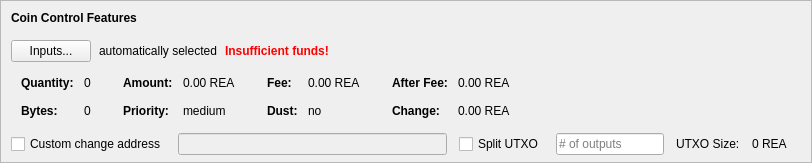
    <widget class="QFrame" name="frameCoinControl">
     <property name="sizePolicy">
      <sizepolicy hsizetype="Expanding" vsizetype="Expanding">
       <horstretch>0</horstretch>
       <verstretch>0</verstretch>
      </sizepolicy>
     </property>
     <property name="maximumSize">
      <size>
       <width>16777215</width>
       <height>16777215</height>
      </size>
     </property>
     <property name="frameShape">
      <enum>QFrame::StyledPanel</enum>
     </property>
     <property name="frameShadow">
      <enum>QFrame::Sunken</enum>
     </property>
     <layout class="QVBoxLayout" name="verticalLayoutCoinControl2">
      <property name="spacing">
       <number>0</number>
      </property>
      <property name="leftMargin">
       <number>0</number>
      </property>
      <property name="topMargin">
       <number>0</number>
      </property>
      <property name="rightMargin">
       <number>0</number>
      </property>
      <property name="bottomMargin">
       <number>6</number>
      </property>
      <item>
       <layout class="QVBoxLayout" name="verticalLayoutCoinControl" stretch="0,0,0,0,1">
        <property name="spacing">
         <number>0</number>
        </property>
        <property name="leftMargin">
         <number>10</number>
        </property>
        <property name="topMargin">
         <number>10</number>
        </property>
        <item>
         <layout class="QHBoxLayout" name="horizontalLayoutCoinControl1">
          <property name="bottomMargin">
           <number>15</number>
          </property>
          <item>
           <widget class="QLabel" name="labelCoinControlFeatures">
            <property name="sizePolicy">
             <sizepolicy hsizetype="Preferred" vsizetype="Maximum">
              <horstretch>0</horstretch>
              <verstretch>0</verstretch>
             </sizepolicy>
            </property>
            <property name="font">
             <font>
              <weight>75</weight>
              <bold>true</bold>
             </font>
            </property>
            <property name="styleSheet">
             <string notr="true">font-weight:bold;</string>
            </property>
            <property name="text">
             <string>Coin Control Features</string>
            </property>
           </widget>
          </item>
         </layout>
        </item>
        <item>
         <layout class="QHBoxLayout" name="horizontalLayoutCoinControl2" stretch="0,0,0,0">
          <property name="spacing">
           <number>8</number>
          </property>
          <property name="bottomMargin">
           <number>10</number>
          </property>
          <item>
           <widget class="QPushButton" name="pushButtonCoinControl">
            <property name="styleSheet">
             <string notr="true"/>
            </property>
            <property name="text">
             <string>Inputs...</string>
            </property>
            <property name="autoDefault">
             <bool>false</bool>
            </property>
           </widget>
          </item>
          <item>
           <widget class="QLabel" name="labelCoinControlAutomaticallySelected">
            <property name="text">
             <string>automatically selected</string>
            </property>
            <property name="margin">
             <number>5</number>
            </property>
           </widget>
          </item>
          <item>
           <widget class="QLabel" name="labelCoinControlInsuffFunds">
            <property name="font">
             <font>
              <weight>75</weight>
              <bold>true</bold>
             </font>
            </property>
            <property name="styleSheet">
             <string notr="true">color:red;font-weight:bold;</string>
            </property>
            <property name="text">
             <string>Insufficient funds!</string>
            </property>
            <property name="margin">
             <number>5</number>
            </property>
           </widget>
          </item>
          <item>
           <spacer name="horizontalSpacerCoinControl">
            <property name="orientation">
             <enum>Qt::Horizontal</enum>
            </property>
            <property name="sizeHint" stdset="0">
             <size>
              <width>40</width>
              <height>1</height>
             </size>
            </property>
           </spacer>
          </item>
         </layout>
        </item>
        <item>
         <widget class="QWidget" name="widgetCoinControl" native="true">
          <property name="sizePolicy">
           <sizepolicy hsizetype="Preferred" vsizetype="Preferred">
            <horstretch>0</horstretch>
            <verstretch>0</verstretch>
           </sizepolicy>
          </property>
          <property name="minimumSize">
           <size>
            <width>0</width>
            <height>0</height>
           </size>
          </property>
          <property name="styleSheet">
           <string notr="true"/>
          </property>
          <layout class="QHBoxLayout" name="horizontalLayoutCoinControl5">
           <property name="leftMargin">
            <number>0</number>
           </property>
           <property name="topMargin">
            <number>0</number>
           </property>
           <property name="rightMargin">
            <number>0</number>
           </property>
           <property name="bottomMargin">
            <number>0</number>
           </property>
           <item>
            <layout class="QHBoxLayout" name="horizontalLayoutCoinControl3" stretch="0,0,0,1">
             <property name="spacing">
              <number>20</number>
             </property>
             <property name="topMargin">
              <number>0</number>
             </property>
             <property name="bottomMargin">
              <number>10</number>
             </property>
             <item>
              <layout class="QFormLayout" name="formLayoutCoinControl1">
               <property name="horizontalSpacing">
                <number>10</number>
               </property>
               <property name="verticalSpacing">
                <number>14</number>
               </property>
               <property name="leftMargin">
                <number>10</number>
               </property>
               <property name="topMargin">
                <number>4</number>
               </property>
               <property name="rightMargin">
                <number>6</number>
               </property>
               <item row="0" column="0">
                <widget class="QLabel" name="labelCoinControlQuantityText">
                 <property name="font">
                  <font>
                   <weight>75</weight>
                   <bold>true</bold>
                  </font>
                 </property>
                 <property name="text">
                  <string>Quantity:</string>
                 </property>
                 <property name="margin">
                  <number>0</number>
                 </property>
                </widget>
               </item>
               <item row="0" column="1">
                <widget class="QLabel" name="labelCoinControlQuantity">
                 <property name="cursor">
                  <cursorShape>IBeamCursor</cursorShape>
                 </property>
                 <property name="contextMenuPolicy">
                  <enum>Qt::ActionsContextMenu</enum>
                 </property>
                 <property name="text">
                  <string notr="true">0</string>
                 </property>
                 <property name="margin">
                  <number>0</number>
                 </property>
                 <property name="textInteractionFlags">
                  <set>Qt::LinksAccessibleByMouse|Qt::TextSelectableByKeyboard|Qt::TextSelectableByMouse</set>
                 </property>
                </widget>
               </item>
               <item row="1" column="0">
                <widget class="QLabel" name="labelCoinControlBytesText">
                 <property name="font">
                  <font>
                   <weight>75</weight>
                   <bold>true</bold>
                  </font>
                 </property>
                 <property name="text">
                  <string>Bytes:</string>
                 </property>
                </widget>
               </item>
               <item row="1" column="1">
                <widget class="QLabel" name="labelCoinControlBytes">
                 <property name="cursor">
                  <cursorShape>IBeamCursor</cursorShape>
                 </property>
                 <property name="contextMenuPolicy">
                  <enum>Qt::ActionsContextMenu</enum>
                 </property>
                 <property name="text">
                  <string notr="true">0</string>
                 </property>
                 <property name="textInteractionFlags">
                  <set>Qt::LinksAccessibleByMouse|Qt::TextSelectableByKeyboard|Qt::TextSelectableByMouse</set>
                 </property>
                </widget>
               </item>
              </layout>
             </item>
             <item>
              <layout class="QFormLayout" name="formLayoutCoinControl2">
               <property name="horizontalSpacing">
                <number>10</number>
               </property>
               <property name="verticalSpacing">
                <number>14</number>
               </property>
               <property name="leftMargin">
                <number>6</number>
               </property>
               <property name="topMargin">
                <number>4</number>
               </property>
               <property name="rightMargin">
                <number>6</number>
               </property>
               <item row="0" column="0">
                <widget class="QLabel" name="labelCoinControlAmountText">
                 <property name="font">
                  <font>
                   <weight>75</weight>
                   <bold>true</bold>
                  </font>
                 </property>
                 <property name="text">
                  <string>Amount:</string>
                 </property>
                 <property name="margin">
                  <number>0</number>
                 </property>
                </widget>
               </item>
               <item row="0" column="1">
                <widget class="QLabel" name="labelCoinControlAmount">
                 <property name="cursor">
                  <cursorShape>IBeamCursor</cursorShape>
                 </property>
                 <property name="contextMenuPolicy">
                  <enum>Qt::ActionsContextMenu</enum>
                 </property>
                 <property name="text">
                  <string notr="true">0.00 REA</string>
                 </property>
                 <property name="textInteractionFlags">
                  <set>Qt::LinksAccessibleByMouse|Qt::TextSelectableByKeyboard|Qt::TextSelectableByMouse</set>
                 </property>
                </widget>
               </item>
               <item row="1" column="0">
                <widget class="QLabel" name="labelCoinControlPriorityText">
                 <property name="font">
                  <font>
                   <weight>75</weight>
                   <bold>true</bold>
                  </font>
                 </property>
                 <property name="text">
                  <string>Priority:</string>
                 </property>
                </widget>
               </item>
               <item row="1" column="1">
                <widget class="QLabel" name="labelCoinControlPriority">
                 <property name="cursor">
                  <cursorShape>IBeamCursor</cursorShape>
                 </property>
                 <property name="contextMenuPolicy">
                  <enum>Qt::ActionsContextMenu</enum>
                 </property>
                 <property name="text">
                  <string>medium</string>
                 </property>
                 <property name="textInteractionFlags">
                  <set>Qt::LinksAccessibleByMouse|Qt::TextSelectableByKeyboard|Qt::TextSelectableByMouse</set>
                 </property>
                </widget>
               </item>
              </layout>
             </item>
             <item>
              <layout class="QFormLayout" name="formLayoutCoinControl3">
               <property name="horizontalSpacing">
                <number>10</number>
               </property>
               <property name="verticalSpacing">
                <number>14</number>
               </property>
               <property name="leftMargin">
                <number>6</number>
               </property>
               <property name="topMargin">
                <number>4</number>
               </property>
               <property name="rightMargin">
                <number>6</number>
               </property>
               <item row="0" column="0">
                <widget class="QLabel" name="labelCoinControlFeeText">
                 <property name="font">
                  <font>
                   <weight>75</weight>
                   <bold>true</bold>
                  </font>
                 </property>
                 <property name="text">
                  <string>Fee:</string>
                 </property>
                 <property name="margin">
                  <number>0</number>
                 </property>
                </widget>
               </item>
               <item row="0" column="1">
                <widget class="QLabel" name="labelCoinControlFee">
                 <property name="cursor">
                  <cursorShape>IBeamCursor</cursorShape>
                 </property>
                 <property name="contextMenuPolicy">
                  <enum>Qt::ActionsContextMenu</enum>
                 </property>
                 <property name="text">
                  <string notr="true">0.00 REA</string>
                 </property>
                 <property name="textInteractionFlags">
                  <set>Qt::LinksAccessibleByMouse|Qt::TextSelectableByKeyboard|Qt::TextSelectableByMouse</set>
                 </property>
                </widget>
               </item>
               <item row="1" column="0">
                <widget class="QLabel" name="labelCoinControlLowOutputText">
                 <property name="font">
                  <font>
                   <weight>75</weight>
                   <bold>true</bold>
                  </font>
                 </property>
                 <property name="text">
                  <string>Dust:</string>
                 </property>
                </widget>
               </item>
               <item row="1" column="1">
                <widget class="QLabel" name="labelCoinControlLowOutput">
                 <property name="cursor">
                  <cursorShape>IBeamCursor</cursorShape>
                 </property>
                 <property name="contextMenuPolicy">
                  <enum>Qt::ActionsContextMenu</enum>
                 </property>
                 <property name="text">
                  <string>no</string>
                 </property>
                 <property name="textInteractionFlags">
                  <set>Qt::LinksAccessibleByMouse|Qt::TextSelectableByKeyboard|Qt::TextSelectableByMouse</set>
                 </property>
                </widget>
               </item>
              </layout>
             </item>
             <item>
              <layout class="QFormLayout" name="formLayoutCoinControl4">
               <property name="horizontalSpacing">
                <number>10</number>
               </property>
               <property name="verticalSpacing">
                <number>14</number>
               </property>
               <property name="leftMargin">
                <number>6</number>
               </property>
               <property name="topMargin">
                <number>4</number>
               </property>
               <property name="rightMargin">
                <number>6</number>
               </property>
               <item row="0" column="0">
                <widget class="QLabel" name="labelCoinControlAfterFeeText">
                 <property name="font">
                  <font>
                   <weight>75</weight>
                   <bold>true</bold>
                  </font>
                 </property>
                 <property name="text">
                  <string>After Fee:</string>
                 </property>
                 <property name="margin">
                  <number>0</number>
                 </property>
                </widget>
               </item>
               <item row="0" column="1">
                <widget class="QLabel" name="labelCoinControlAfterFee">
                 <property name="cursor">
                  <cursorShape>IBeamCursor</cursorShape>
                 </property>
                 <property name="contextMenuPolicy">
                  <enum>Qt::ActionsContextMenu</enum>
                 </property>
                 <property name="text">
                  <string notr="true">0.00 REA</string>
                 </property>
                 <property name="textInteractionFlags">
                  <set>Qt::LinksAccessibleByMouse|Qt::TextSelectableByKeyboard|Qt::TextSelectableByMouse</set>
                 </property>
                </widget>
               </item>
               <item row="1" column="0">
                <widget class="QLabel" name="labelCoinControlChangeText">
                 <property name="font">
                  <font>
                   <weight>75</weight>
                   <bold>true</bold>
                  </font>
                 </property>
                 <property name="text">
                  <string>Change:</string>
                 </property>
                </widget>
               </item>
               <item row="1" column="1">
                <widget class="QLabel" name="labelCoinControlChange">
                 <property name="cursor">
                  <cursorShape>IBeamCursor</cursorShape>
                 </property>
                 <property name="contextMenuPolicy">
                  <enum>Qt::ActionsContextMenu</enum>
                 </property>
                 <property name="text">
                  <string notr="true">0.00 REA</string>
                 </property>
                 <property name="textInteractionFlags">
                  <set>Qt::LinksAccessibleByMouse|Qt::TextSelectableByKeyboard|Qt::TextSelectableByMouse</set>
                 </property>
                </widget>
               </item>
              </layout>
             </item>
            </layout>
           </item>
          </layout>
         </widget>
        </item>
        <item>
         <layout class="QHBoxLayout" name="horizontalLayoutCoinControl4" stretch="0,0,0,0,0,0,0">
          <property name="spacing">
           <number>12</number>
          </property>
          <property name="sizeConstraint">
           <enum>QLayout::SetDefaultConstraint</enum>
          </property>
          <property name="topMargin">
           <number>5</number>
          </property>
          <property name="rightMargin">
           <number>5</number>
          </property>
          <item>
           <widget class="QCheckBox" name="checkBoxCoinControlChange">
            <property name="toolTip">
             <string>If this is activated, but the change address is empty or invalid, change will be sent to a newly generated address.</string>
            </property>
            <property name="text">
             <string>Custom change address</string>
            </property>
           </widget>
          </item>
          <item>
           <widget class="QValidatedLineEdit" name="lineEditCoinControlChange">
            <property name="enabled">
             <bool>false</bool>
            </property>
            <property name="sizePolicy">
             <sizepolicy hsizetype="Expanding" vsizetype="Fixed">
              <horstretch>0</horstretch>
              <verstretch>0</verstretch>
             </sizepolicy>
            </property>
           </widget>
          </item>
          <item>
           <widget class="QCheckBox" name="splitBlockCheckBox">
            <property name="text">
             <string>Split UTXO</string>
            </property>
           </widget>
          </item>
          <item>
           <widget class="QLineEdit" name="splitBlockLineEdit">
            <property name="sizePolicy">
             <sizepolicy hsizetype="Fixed" vsizetype="Fixed">
              <horstretch>50</horstretch>
              <verstretch>0</verstretch>
             </sizepolicy>
            </property>
            <property name="placeholderText">
             <string># of outputs</string>
            </property>
           </widget>
          </item>
          <item>
           <widget class="QLabel" name="labelBlockSizeText">
            <property name="text">
             <string>UTXO Size:</string>
            </property>
           </widget>
          </item>
          <item>
           <widget class="QLabel" name="labelBlockSize">
            <property name="text">
             <string>0 REA</string>
            </property>
           </widget>
          </item>
          <item>
           <widget class="QLabel" name="labelCoinControlChangeLabel">
            <property name="sizePolicy">
             <sizepolicy hsizetype="Preferred" vsizetype="Expanding">
              <horstretch>0</horstretch>
              <verstretch>0</verstretch>
             </sizepolicy>
            </property>
            <property name="minimumSize">
             <size>
              <width>0</width>
              <height>0</height>
             </size>
            </property>
            <property name="text">
             <string/>
            </property>
            <property name="margin">
             <number>3</number>
            </property>
           </widget>
          </item>
         </layout>
        </item>
        <item>
         <spacer name="verticalSpacerCoinControl">
          <property name="orientation">
           <enum>Qt::Vertical</enum>
          </property>
          <property name="sizeHint" stdset="0">
           <size>
            <width>800</width>
            <height>1</height>
           </size>
          </property>
         </spacer>
        </item>
       </layout>
      </item>
     </layout>
    </widget>
